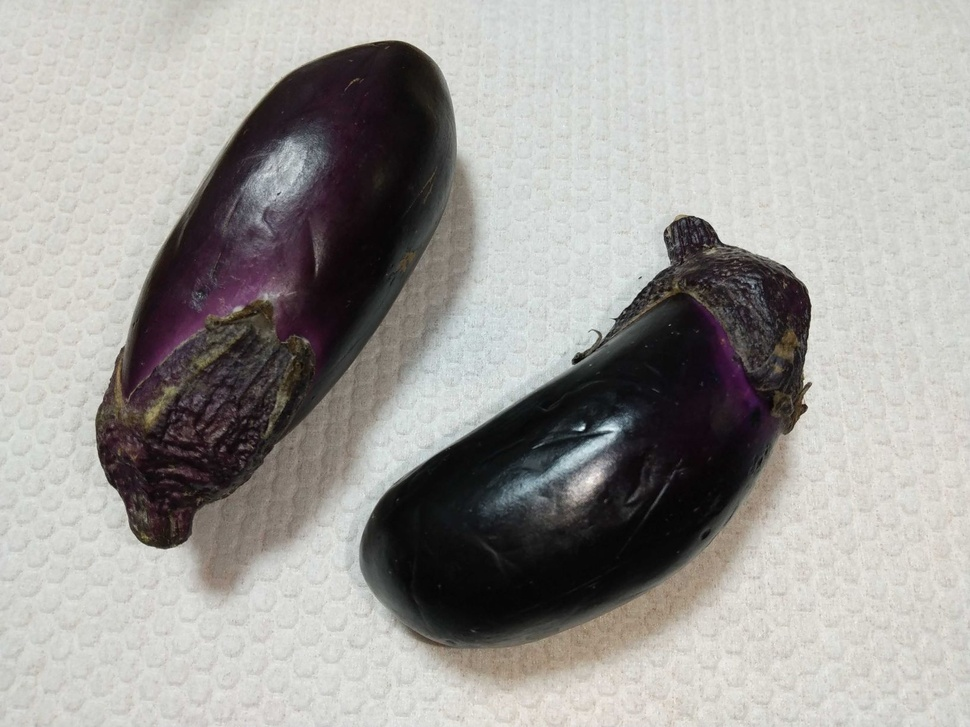
#> input picture scripts/images/nasu.jpg, 970 x 727 px, shrunk from 1632 x 1224 before the run
$ python kasamashi.py
#> lines starting #> are read from the running program, lines starting #| are printed output that depends on the picture
#!/usr/bin/env python
# -*- coding: utf-8 -*

# ライブラリのインポート
import cv2
import os

def kasamashi(path, deg, scale):
    """
    かさ増し画像を生成する関数
    """
#> called with path = './images/nasu.jpg', deg = 45, scale = 1

    image = cv2.imread(path)
#> image is the input picture: shape (727, 970, 3); mean B, G, R 153.6, 156.8, 159

    # 画像の回転準備
    target = (int(image.shape[1] / 2), int(image.shape[0] / 2))
#> target = (485, 363)
    matrix = cv2.getRotationMatrix2D(target, deg, scale)

    # 画像を変換して返す
    return cv2.warpAffine(image, matrix, (image.shape[1], image.shape[0]))
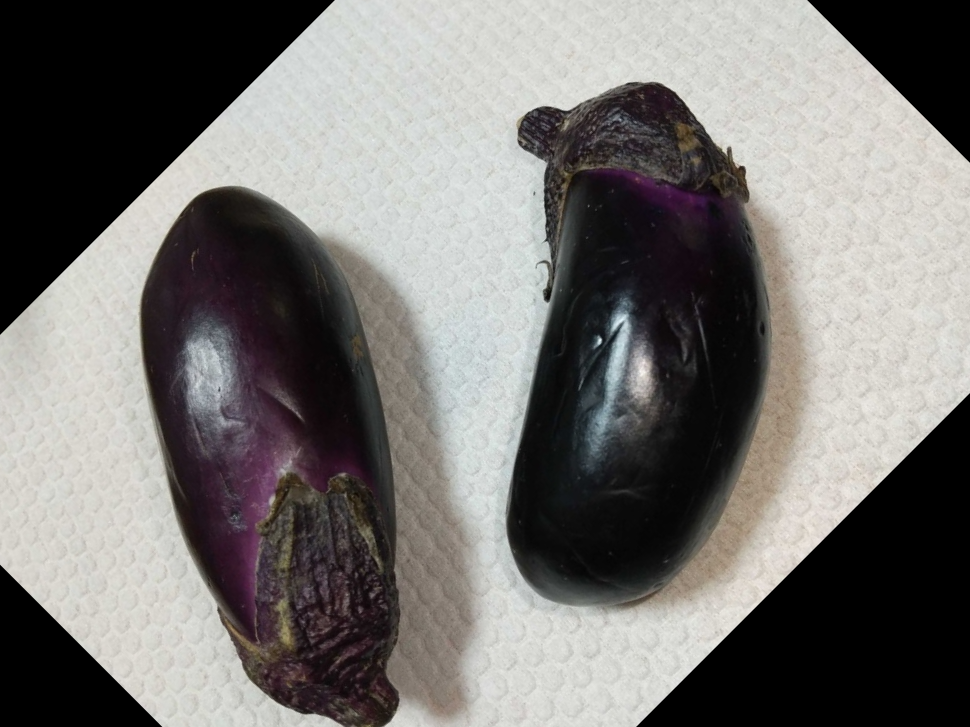
#> returned value: shape (727, 970, 3); mean of channels 0, 1, 2 113.1, 115.4, 117.6; drawn as B, G, R

# かさ増し画像を保存するフォルダの名前
dirname = "./kasamashi_images"

# かさ増し画像を保存するフォルダがなければ作成
if not os.path.isdir(dirname):
    os.mkdir(dirname)

# かさ増しする画像
image_path = "./images/nasu.jpg"

# かさ増し画像を生成(パラメータ: 角度, 拡大率)
print("かさ増し画像の生成開始")
image1 = kasamashi(image_path, 45, 1.0)
image2 = kasamashi(image_path, 90, 0.7)
#> call 2 of kasamashi, with path = './images/nasu.jpg', deg = 90, scale = 0.7
#> in kasamashi (call 2), `return cv2.warpAffine(image, matrix, (image.shape[1], image.shape[0]))`:
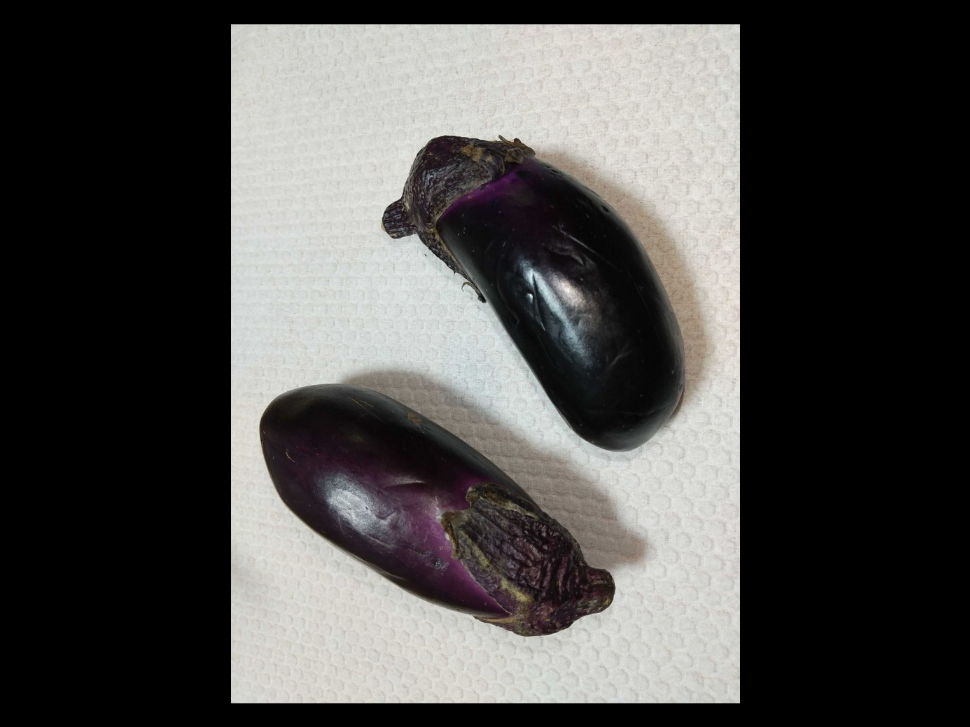
#> returned value: shape (727, 970, 3); mean of channels 0, 1, 2 75.3, 76.9, 78; drawn as B, G, R
image3 = kasamashi(image_path, -45, 1.0)
#> call 3 of kasamashi, with path = './images/nasu.jpg', deg = -45, scale = 1
#> in kasamashi (call 3), `return cv2.warpAffine(image, matrix, (image.shape[1], image.shape[0]))`:
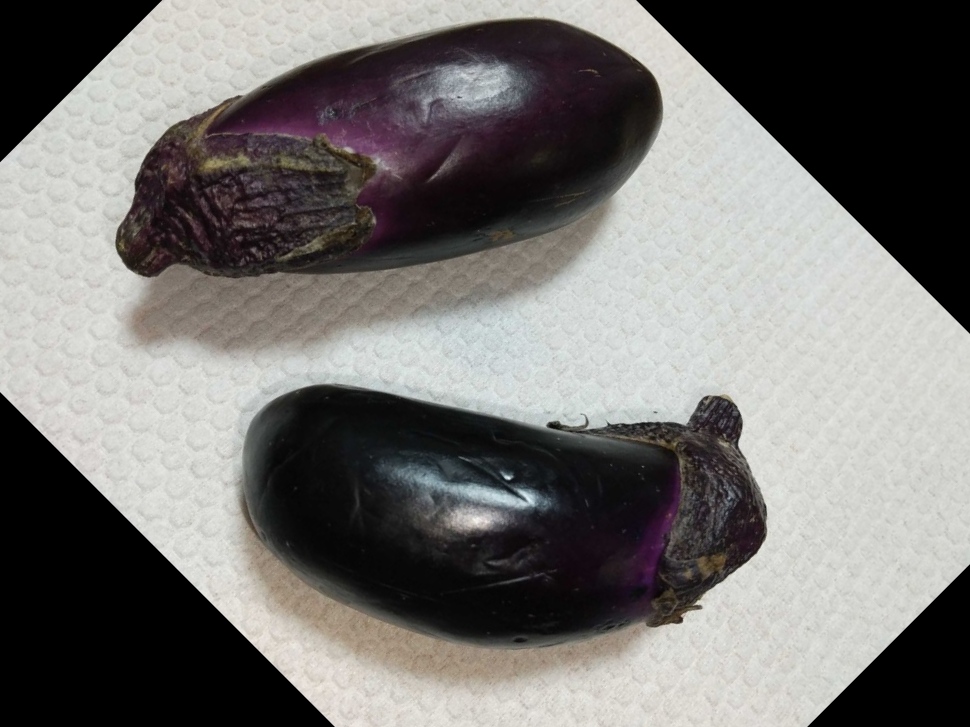
#> returned value: shape (727, 970, 3); mean of channels 0, 1, 2 113.2, 115.2, 117.1; drawn as B, G, R
image4 = kasamashi(image_path, 0, 1.5)
#> call 4 of kasamashi, with path = './images/nasu.jpg', deg = 0, scale = 1.5
#> in kasamashi (call 4), `return cv2.warpAffine(image, matrix, (image.shape[1], image.shape[0]))`:
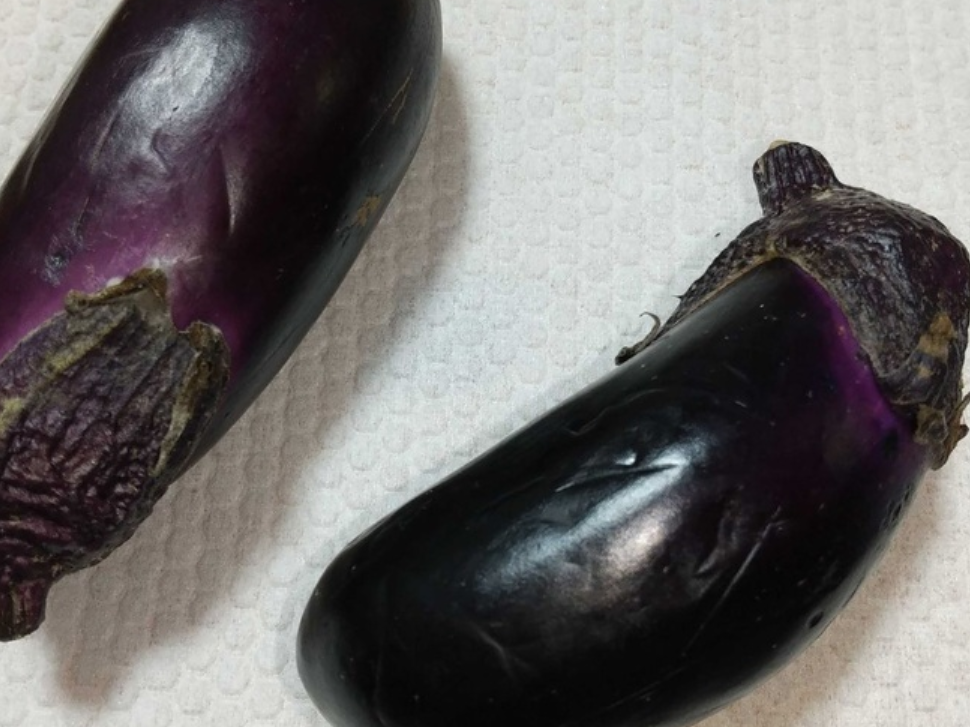
#> returned value: shape (727, 970, 3); mean of channels 0, 1, 2 105.6, 106.3, 109.3; drawn as B, G, R

# かさ増し画像を保存
print("かさ増し画像を保存（{}に保存）".format(dirname))
cv2.imwrite(dirname + "/kasamashi1.jpg", image1)
cv2.imwrite(dirname + "/kasamashi2.jpg", image2)
cv2.imwrite(dirname + "/kasamashi3.jpg", image3)
cv2.imwrite(dirname + "/kasamashi4.jpg", image4)

$ run again, with scripts/images/banana.jpg copied over scripts/images/nasu.jpg
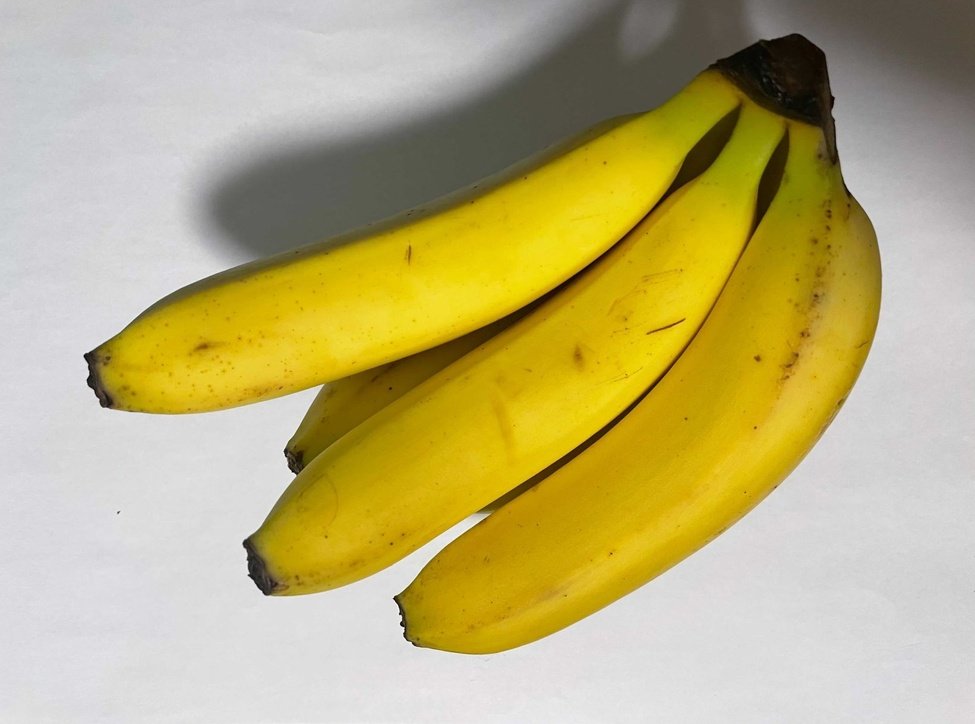
#> input picture scripts/images/banana.jpg, 975 x 724 px, shrunk from 1641 x 1218 before the run
#> in kasamashi, image is the input picture: shape (724, 975, 3); mean B, G, R 120.9, 176.4, 188.3
#> in kasamashi (call 3), `return cv2.warpAffine(image, matrix, (image.shape[1], image.shape[0]))`:
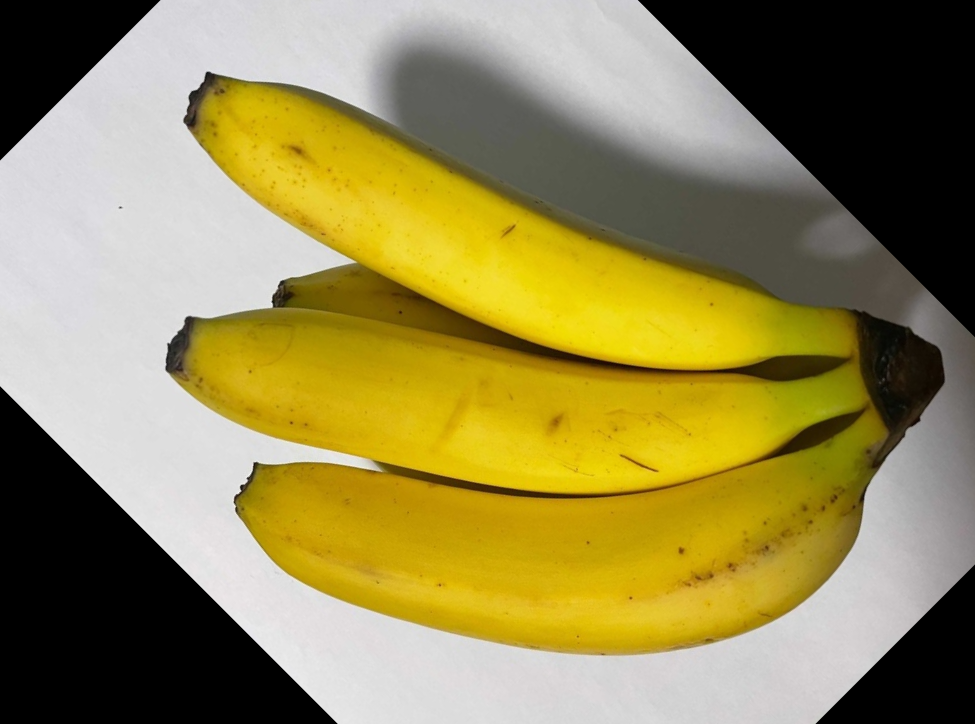
#> returned value: shape (724, 975, 3); mean of channels 0, 1, 2 81.1, 136.8, 148.6; drawn as B, G, R
#> in kasamashi (call 4), `return cv2.warpAffine(image, matrix, (image.shape[1], image.shape[0]))`:
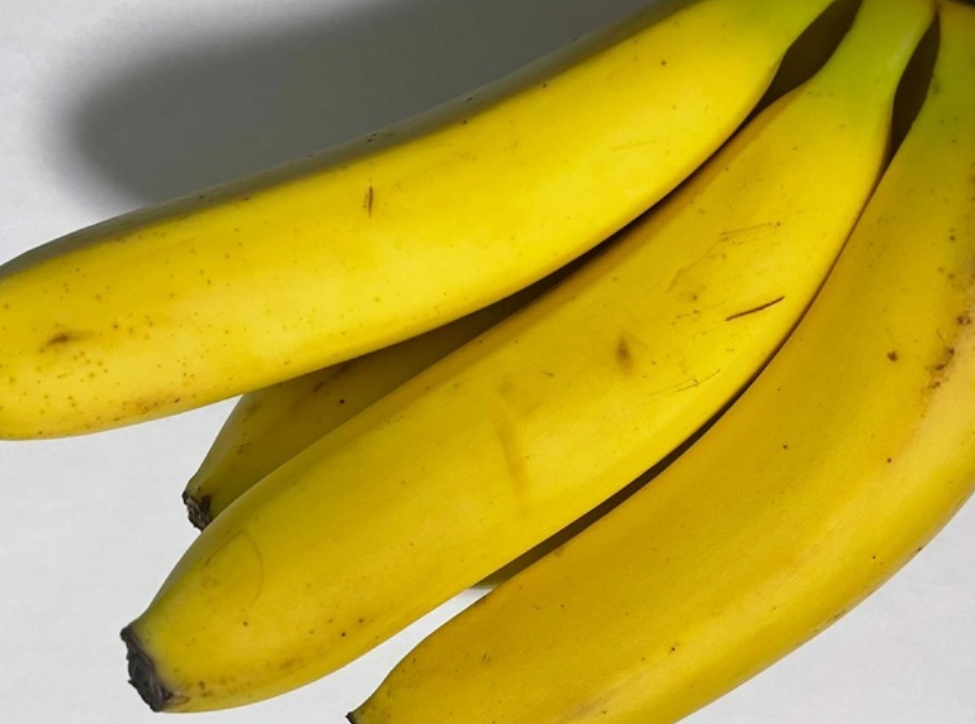
#> returned value: shape (724, 975, 3); mean of channels 0, 1, 2 50.5, 163, 185.8; drawn as B, G, R
